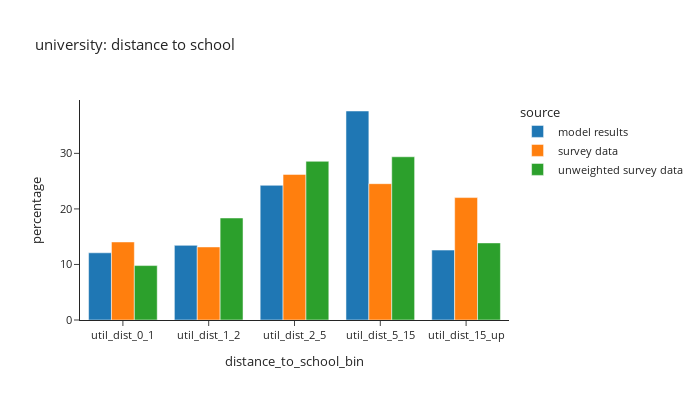
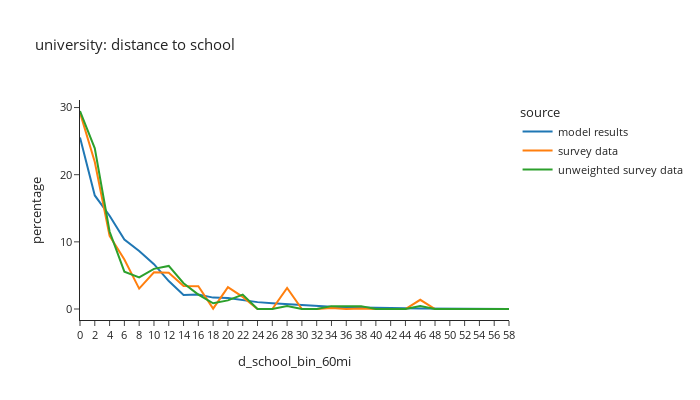

The notebook cell saved with these charts, in order:
### Code cell
# distance to school: university
plot_distance(per_data,'is_university',"university: distance to school")

### Figure 1 — Plotly figure (JSON) as saved in the notebook; plotly's stock layout.template omitted (floating-point values rounded to 4 significant figures)
{"data": [{"alignmentgroup": "True", "hovertemplate": "source=model results<br>distance_to_school_bin=%{x}<br>percentage=%{y}<extra></extra>", "legendgroup": "model results", "marker": {"color": "#1F77B4", "pattern": {"shape": ""}}, "name": "model results", "offsetgroup": "model results", "orientation": "v", "showlegend": true, "textposition": "auto", "type": "bar", "x": ["util_dist_0_1", "util_dist_1_2", "util_dist_2_5", "util_dist_5_15", "util_dist_15_up"], "xaxis": "x", "y": [12.1, 13.44, 24.25, 37.63, 12.59], "yaxis": "y"}, {"alignmentgroup": "True", "hovertemplate": "source=survey data<br>distance_to_school_bin=%{x}<br>percentage=%{y}<extra></extra>", "legendgroup": "survey data", "marker": {"color": "#FF7F0E", "pattern": {"shape": ""}}, "name": "survey data", "offsetgroup": "survey data", "orientation": "v", "showlegend": true, "textposition": "auto", "type": "bar", "x": ["util_dist_0_1", "util_dist_1_2", "util_dist_2_5", "util_dist_5_15", "util_dist_15_up"], "xaxis": "x", "y": [14.05, 13.15, 26.21, 24.54, 22.04], "yaxis": "y"}, {"alignmentgroup": "True", "hovertemplate": "source=unweighted survey data<br>distance_to_school_bin=%{x}<br>percentage=%{y}<extra></extra>", "legendgroup": "unweighted survey data", "marker": {"color": "#2CA02C", "pattern": {"shape": ""}}, "name": "unweighted survey data", "offsetgroup": "unweighted survey data", "orientation": "v", "showlegend": true, "textposition": "auto", "type": "bar", "x": ["util_dist_0_1", "util_dist_1_2", "util_dist_2_5", "util_dist_5_15", "util_dist_15_up"], "xaxis": "x", "y": [9.796, 18.37, 28.57, 29.39, 13.88], "yaxis": "y"}], "layout": {"barmode": "group", "font": {"size": 11}, "height": 400, "legend": {"title": {"text": "source"}, "tracegroupgap": 0}, "title": {"text": "university: distance to school"}, "width": 700, "xaxis": {"anchor": "y", "domain": [0.0, 1.0], "title": {"text": "distance_to_school_bin"}}, "yaxis": {"anchor": "x", "domain": [0.0, 1.0], "title": {"text": "percentage"}}}}

### Figure 2 — Plotly figure (JSON) as saved in the notebook; plotly's stock layout.template omitted (floating-point values rounded to 4 significant figures)
{"data": [{"hovertemplate": "source=model results<br>d_school_bin_60mi=%{x}<br>percentage=%{y}<extra></extra>", "legendgroup": "model results", "line": {"color": "#1F77B4", "dash": "solid"}, "marker": {"symbol": "circle"}, "mode": "lines", "name": "model results", "orientation": "v", "showlegend": true, "type": "scatter", "x": ["0", "2", "4", "6", "8", "10", "12", "14", "16", "18", "20", "22", "24", "26", "28", "30", "32", "34", "36", "38", "40", "42", "44", "46", "48", "50", "52", "54", "56", "58"], "xaxis": "x", "y": [25.55, 16.91, 13.89, 10.35, 8.651, 6.678, 4.156, 2.093, 2.155, 1.697, 1.632, 1.328, 1.023, 0.8473, 0.7282, 0.51, 0.3822, 0.3248, 0.2612, 0.197, 0.1316, 0.1428, 0.1147, 0.0636, 0.06609, 0.02993, 0.03367, 0.01808, 0.01621, 0.01247], "yaxis": "y"}, {"hovertemplate": "source=survey data<br>d_school_bin_60mi=%{x}<br>percentage=%{y}<extra></extra>", "legendgroup": "survey data", "line": {"color": "#FF7F0E", "dash": "solid"}, "marker": {"symbol": "circle"}, "mode": "lines", "name": "survey data", "orientation": "v", "showlegend": true, "type": "scatter", "x": ["0", "2", "4", "6", "8", "10", "12", "14", "16", "18", "20", "22", "24", "26", "28", "30", "32", "34", "36", "38", "40", "42", "44", "46", "48", "50", "52", "54", "56", "58"], "xaxis": "x", "y": [29.24, 21.89, 10.89, 7.369, 3.039, 5.469, 5.385, 3.411, 3.396, 0.05147, 3.261, 1.802, 0.0, 0.0, 3.143, 0.0, 0.0, 0.1614, 0.0151, 0.09296, 0.0, 0.0, 0.0, 1.374, 0.0, 0.0, 0.0, 0.0, 0.0, 0.0], "yaxis": "y"}, {"hovertemplate": "source=unweighted survey data<br>d_school_bin_60mi=%{x}<br>percentage=%{y}<extra></extra>", "legendgroup": "unweighted survey data", "line": {"color": "#2CA02C", "dash": "solid"}, "marker": {"symbol": "circle"}, "mode": "lines", "name": "unweighted survey data", "orientation": "v", "showlegend": true, "type": "scatter", "x": ["0", "2", "4", "6", "8", "10", "12", "14", "16", "18", "20", "22", "24", "26", "28", "30", "32", "34", "36", "38", "40", "42", "44", "46", "48", "50", "52", "54", "56", "58"], "xaxis": "x", "y": [29.49, 23.93, 11.54, 5.556, 4.701, 5.983, 6.41, 3.846, 2.137, 0.8547, 1.282, 2.137, 0.0, 0.0, 0.4274, 0.0, 0.0, 0.4274, 0.4274, 0.4274, 0.0, 0.0, 0.0, 0.4274, 0.0, 0.0, 0.0, 0.0, 0.0, 0.0], "yaxis": "y"}], "layout": {"font": {"size": 11}, "height": 400, "legend": {"title": {"text": "source"}, "tracegroupgap": 0}, "title": {"text": "university: distance to school"}, "width": 700, "xaxis": {"anchor": "y", "domain": [0.0, 1.0], "title": {"text": "d_school_bin_60mi"}}, "yaxis": {"anchor": "x", "domain": [0.0, 1.0], "title": {"text": "percentage"}}}}
